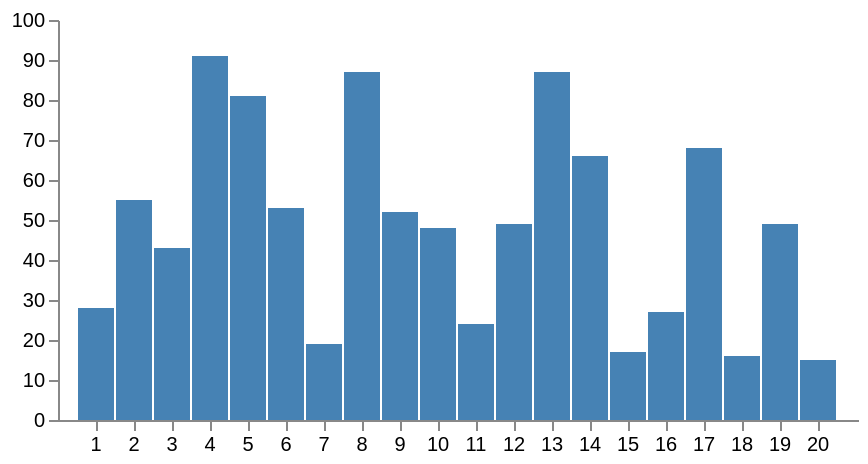

This figure's Vega-Lite source:
### Vega specification from a JSON file in a GitHub repository (floating-point values rounded to 4 significant figures)
{"$schema": "https://vega.github.io/schema/vega/v5.json", "width": 400, "height": 200, "padding": 5, "signals": [{"name": "blank", "value": {"x": 0, "y": 0}}, {"name": "label", "update": "blank", "on": [{"events": "rect:pointerover", "update": "datum"}, {"events": "rect:pointerout", "update": "blank"}]}], "data": [{"name": "table", "values": [{"x": 1, "y": 28}, {"x": 2, "y": 55}, {"x": 3, "y": 43}, {"x": 4, "y": 91}, {"x": 5, "y": 81}, {"x": 6, "y": 53}, {"x": 7, "y": 19}, {"x": 8, "y": 87}, {"x": 9, "y": 52}, {"x": 10, "y": 48}, {"x": 11, "y": 24}, {"x": 12, "y": 49}, {"x": 13, "y": 87}, {"x": 14, "y": 66}, {"x": 15, "y": 17}, {"x": 16, "y": 27}, {"x": 17, "y": 68}, {"x": 18, "y": 16}, {"x": 19, "y": 49}, {"x": 20, "y": 15}]}], "scales": [{"name": "xscale", "type": "band", "range": "width", "padding": 0.05, "round": true, "domain": {"data": "table", "field": "x"}}, {"name": "yscale", "type": "linear", "range": "height", "domain": {"data": "table", "field": "y"}, "nice": true}], "axes": [{"orient": "bottom", "scale": "xscale", "zindex": 1}, {"orient": "left", "scale": "yscale", "zindex": 1}], "marks": [{"type": "rect", "from": {"data": "table"}, "encode": {"enter": {"x": {"scale": "xscale", "field": "x"}, "width": {"scale": "xscale", "band": 1}, "y": {"scale": "yscale", "field": "y"}, "y2": {"scale": "yscale", "value": 0}}, "update": {"fill": [{"test": "datum === label", "value": "red"}, {"value": "steelblue"}]}}}, {"type": "text", "encode": {"enter": {"align": {"value": "center"}, "fill": {"value": "#333"}}, "update": {"x": {"scale": "xscale", "signal": "label.x", "band": 0.5}, "y": {"scale": "yscale", "signal": "label.y", "offset": -5}, "text": {"signal": "label.y"}, "fillOpacity": [{"test": "label === blank", "value": 0}, {"value": 1}]}}}]}
